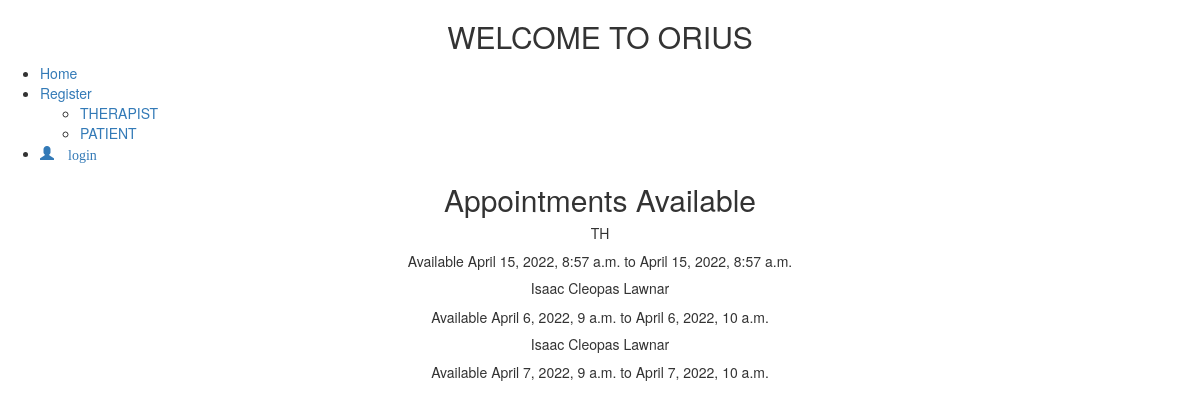
The page / on the database its author committed.
### appointment/models.py (models this page shows, shortened)
class Appointment(models.Model):
    user = models.ForeignKey(User, on_delete=models.CASCADE)
    full_name = models.CharField(max_length=100)
    created_at = models.DateTimeField(default=timezone.now)
    start_time = models.DateTimeField(default=timezone.now)
    end_time = models.DateTimeField(default=timezone.now)
    status = models.TextField(default='PENDING')

### appointment/views.py (the view)
# urls.py: path('', HomePageView.as_view(), name='home'),
class HomePageView(ListView):
    paginate_by = 9
    model = Appointment
    context_object_name = 'home'
    template_name = "home.html"
    def get_queryset(self):
        return self.model.objects.all().order_by('-id')

### templates/home.html (shortened to what this page needs)
{% extends 'base.html' %}
{% load static %}
{% block content %}
<h2 Style="text-align: center;">WELCOME TO ORIUS</h2>
    {% include 'nav.html' %}
    <section Style="text-align: center;">
        <h2>Appointments Available</h2>
        {% for apt in home %}
            {% if request.user.is_authenticated and request.user.role == 'patient' %}
                <h5>{{ apt.full_name }}</h5>
                    <p>Available {{ apt.start_time }} to {{ apt.end_time }}</p>
                    <p>
                        <a href="{% url 'appointment:take-appointment' apt.id %}"> Take Appointment</a>
                    </p>
                {% elif request.user.is_authenticated and request.user.role == 'therapist'   %}
                    <h5>{{ apt.full_name }}</h5>
                    <p>Available {{ apt.start_time }} to {{ apt.end_time }}</p>
                {% else %}
                    <h5>{{ apt.full_name }}</h5>
                    <p>Available {{ apt.start_time }} to {{ apt.end_time }}</p>
            {% endif %}
        {% endfor %}
</section>
{% endblock %}

### rows shown on the page
Appointment: full_name "TH", start_time "April 15, 2022, 8:57 a.m.", end_time "April 15, 2022, 8:57 a.m."
Appointment: full_name "Isaac Cleopas Lawnar", start_time "April 6, 2022, 9 a.m.", end_time "April 6, 2022, 10 a.m."
Appointment: full_name "Isaac Cleopas Lawnar", start_time "April 7, 2022, 9 a.m.", end_time "April 7, 2022, 10 a.m."
